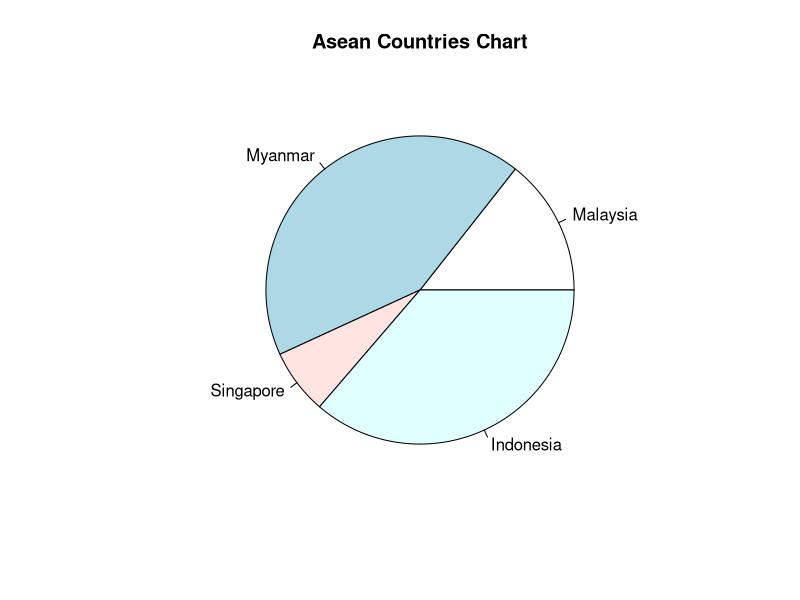
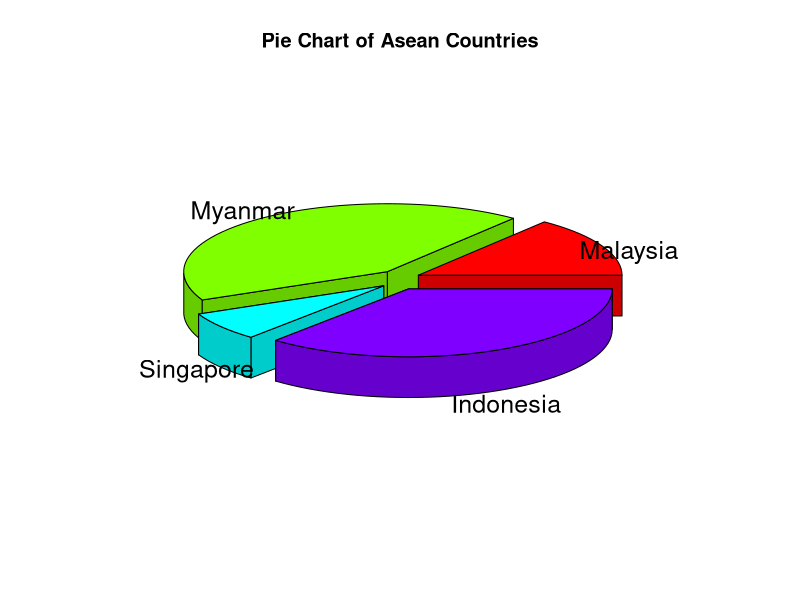
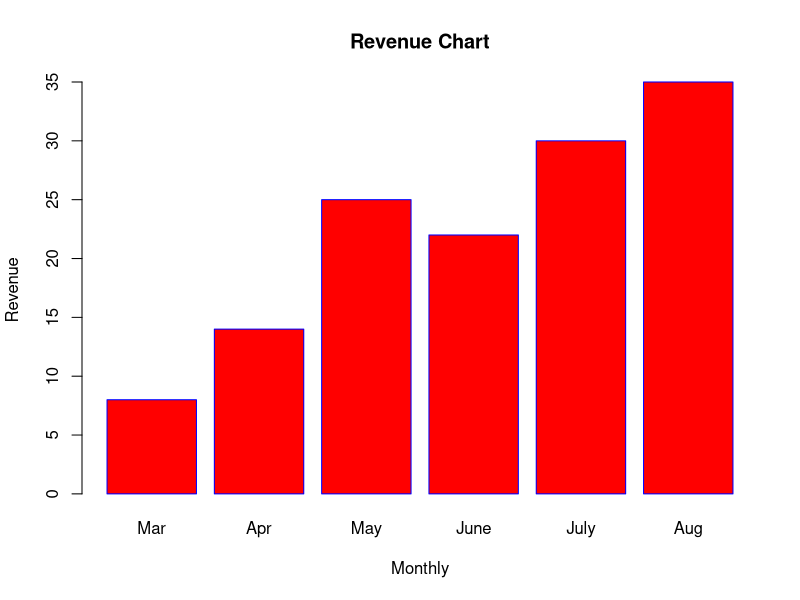
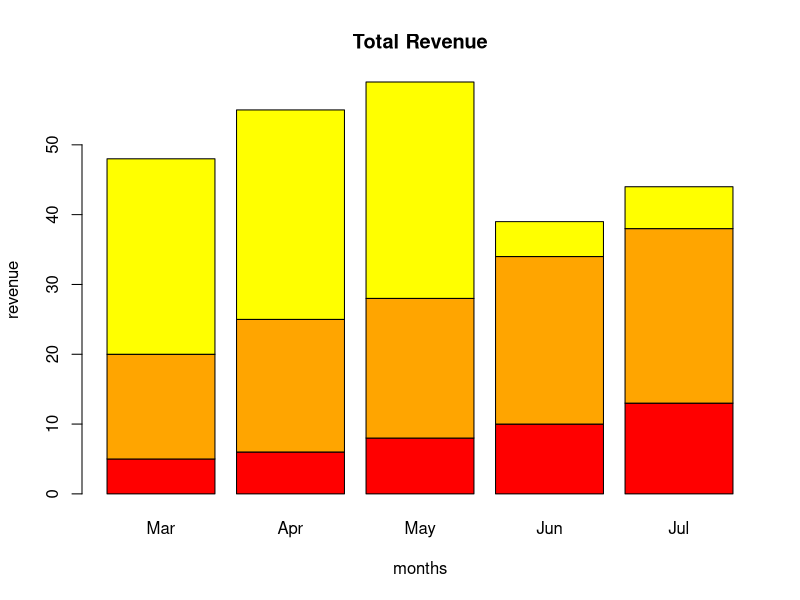
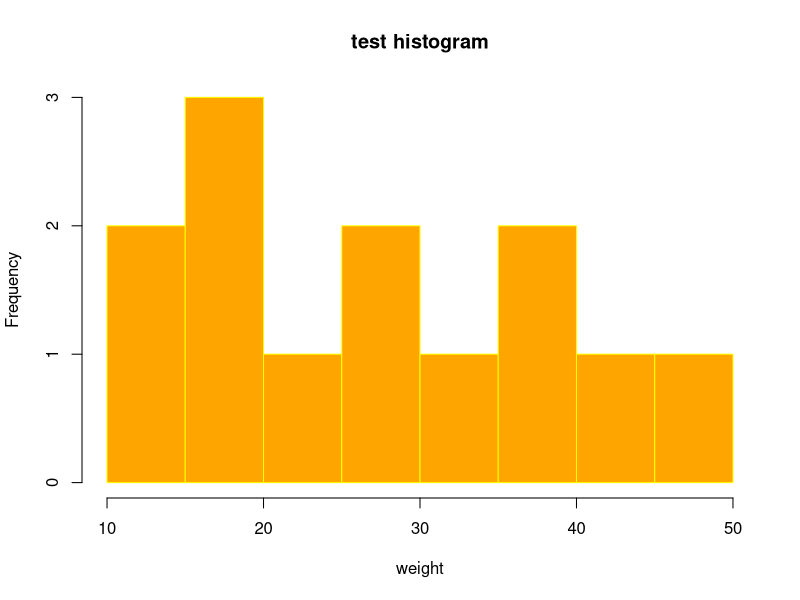
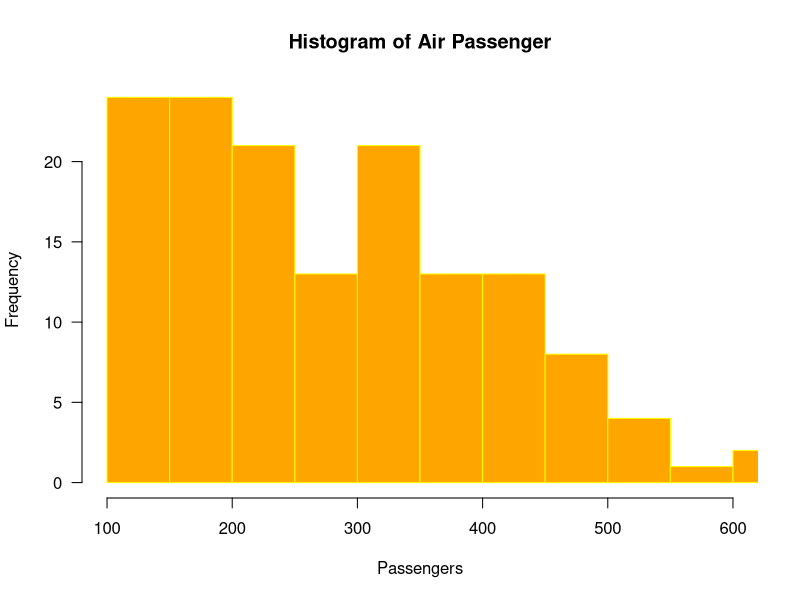
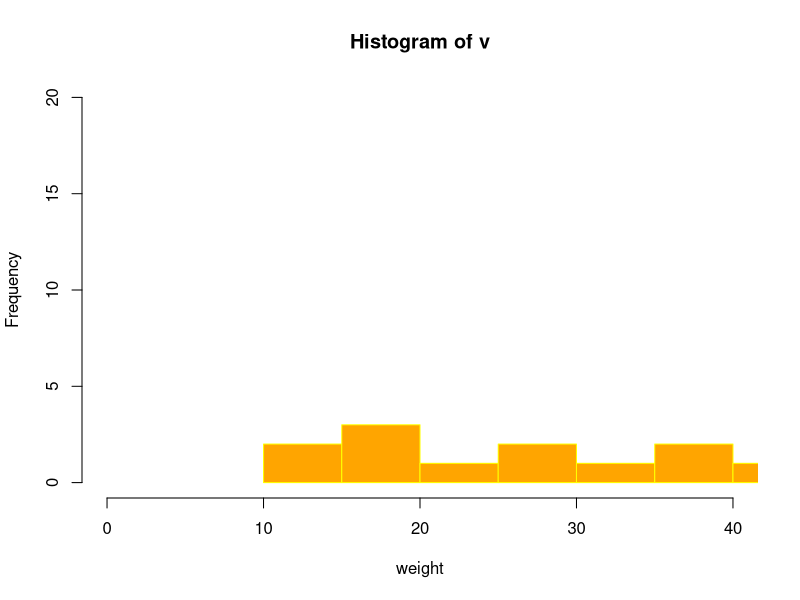

These charts were generated, in order, by the following R code:
#data visualization

#pie chart
x <- c(21,62,10,53)
lbl <- c('Malaysia','Myanmar','Singapore','Indonesia')
pie(x,lbl, main='Asean Countries Chart', color=rainbow(length(x)))
png(file='Asean.png')

#printing 3D chart
install.packages("plotrix")
library(plotrix)
pie3D(x,labels=lbl, explode=0.1, main="Pie Chart of Asean Countries")

#printing bar chart
a <- c(8,14,25,22,30,35)
b <- c("Mar","Apr","May","June","July","Aug")
barplot(a,names.arg=b, xlab="Monthly", ylab="Revenue",
        col="red", main="Revenue Chart", border="blue")

#printing  bar plot
colors <- c("red","orange","yellow")
months <- c("Mar","Apr","May","Jun","Jul")
values <- matrix(c(5,6,8,10,13,15,19,20,24,25,28,30,31),nrow=3,ncol=5,byrow=TRUE)
barplot(values,main="Total Revenue",
        names.arg=months, xlab="months", ylab="revenue", col=colors)

#printing histogram
v <- c(11,14,17,19,20,25,27,28,31,37,39,43,46)
png(file="testhistogram.png")
hist(v,xlab="weight", col="orange", border="yellow", main="test histogram")
dev.off

hist(AirPassengers, main="Histogram of Air Passenger",
     xlab="Passengers", border="yellow", col="orange",
     xlim=c(100,600), las=1, braks=5)
hist(v,xlab="weight", col="orange", border="yellow",
     xlim=c(0,40), ylim=c(0,20), breaks=5)
